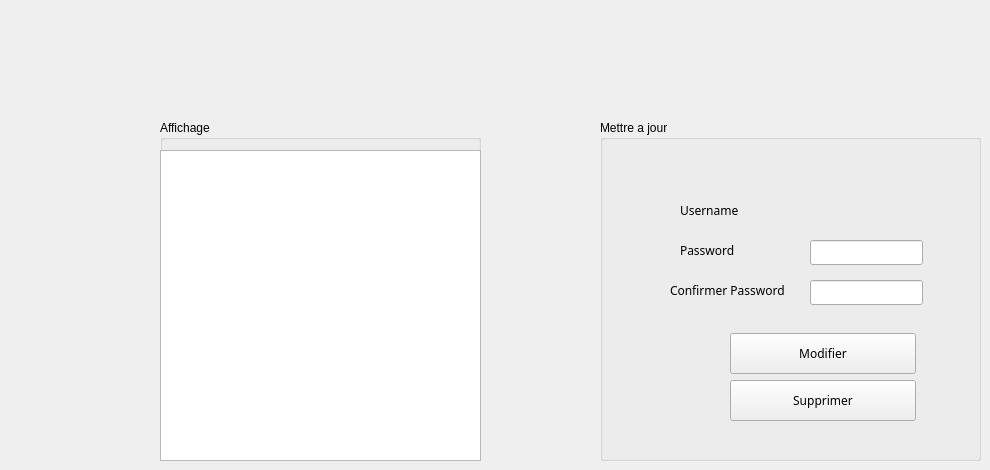
      <widget class="QWidget" name="tab">
       <attribute name="title">
        <string>Mettre a jour user</string>
       </attribute>
       <widget class="QGroupBox" name="groupBox_7">
        <property name="geometry">
         <rect>
          <x>600</x>
          <y>120</y>
          <width>381</width>
          <height>341</height>
         </rect>
        </property>
        <property name="title">
         <string>Mettre a jour</string>
        </property>
        <widget class="QLabel" name="label_4">
         <property name="geometry">
          <rect>
           <x>80</x>
           <y>80</y>
           <width>81</width>
           <height>20</height>
          </rect>
         </property>
         <property name="font">
          <font>
           <family>Tw Cen MT Condensed Extra Bold</family>
          </font>
         </property>
         <property name="text">
          <string>Username</string>
         </property>
        </widget>
        <widget class="QLabel" name="label_11">
         <property name="geometry">
          <rect>
           <x>80</x>
           <y>120</y>
           <width>91</width>
           <height>20</height>
          </rect>
         </property>
         <property name="font">
          <font>
           <family>Tw Cen MT Condensed Extra Bold</family>
          </font>
         </property>
         <property name="text">
          <string>Password</string>
         </property>
        </widget>
        <widget class="QPushButton" name="pb_modifiereruser">
         <property name="geometry">
          <rect>
           <x>130</x>
           <y>213</y>
           <width>186</width>
           <height>41</height>
          </rect>
         </property>
         <property name="font">
          <font>
           <family>Tw Cen MT Condensed Extra Bold</family>
          </font>
         </property>
         <property name="text">
          <string>Modifier</string>
         </property>
        </widget>
        <widget class="QLineEdit" name="le_pwmaj">
         <property name="geometry">
          <rect>
           <x>210</x>
           <y>120</y>
           <width>113</width>
           <height>25</height>
          </rect>
         </property>
        </widget>
        <widget class="QLabel" name="label_12">
         <property name="geometry">
          <rect>
           <x>70</x>
           <y>160</y>
           <width>131</width>
           <height>20</height>
          </rect>
         </property>
         <property name="font">
          <font>
           <family>Tw Cen MT Condensed Extra Bold</family>
          </font>
         </property>
         <property name="text">
          <string>Confirmer Password</string>
         </property>
        </widget>
        <widget class="QLineEdit" name="le_pwmaj2">
         <property name="geometry">
          <rect>
           <x>210</x>
           <y>160</y>
           <width>113</width>
           <height>25</height>
          </rect>
         </property>
        </widget>
        <widget class="QLabel" name="le_unmaj">
         <property name="geometry">
          <rect>
           <x>210</x>
           <y>80</y>
           <width>111</width>
           <height>21</height>
          </rect>
         </property>
         <property name="font">
          <font>
           <family>Tw Cen MT Condensed Extra Bold</family>
           <pointsize>12</pointsize>
          </font>
         </property>
         <property name="text">
          <string/>
         </property>
        </widget>
        <widget class="QPushButton" name="pb_supprimeruser">
         <property name="geometry">
          <rect>
           <x>130</x>
           <y>260</y>
           <width>186</width>
           <height>41</height>
          </rect>
         </property>
         <property name="font">
          <font>
           <family>Tw Cen MT Condensed Extra Bold</family>
          </font>
         </property>
         <property name="text">
          <string>Supprimer</string>
         </property>
        </widget>
       </widget>
       <widget class="QGroupBox" name="groupBox_10">
        <property name="geometry">
         <rect>
          <x>160</x>
          <y>120</y>
          <width>321</width>
          <height>341</height>
         </rect>
        </property>
        <property name="title">
         <string>Affichage</string>
        </property>
        <widget class="QTableView" name="tab_etudiants2">
         <property name="geometry">
          <rect>
           <x>0</x>
           <y>30</y>
           <width>321</width>
           <height>311</height>
          </rect>
         </property>
        </widget>
       </widget>
      </widget>
